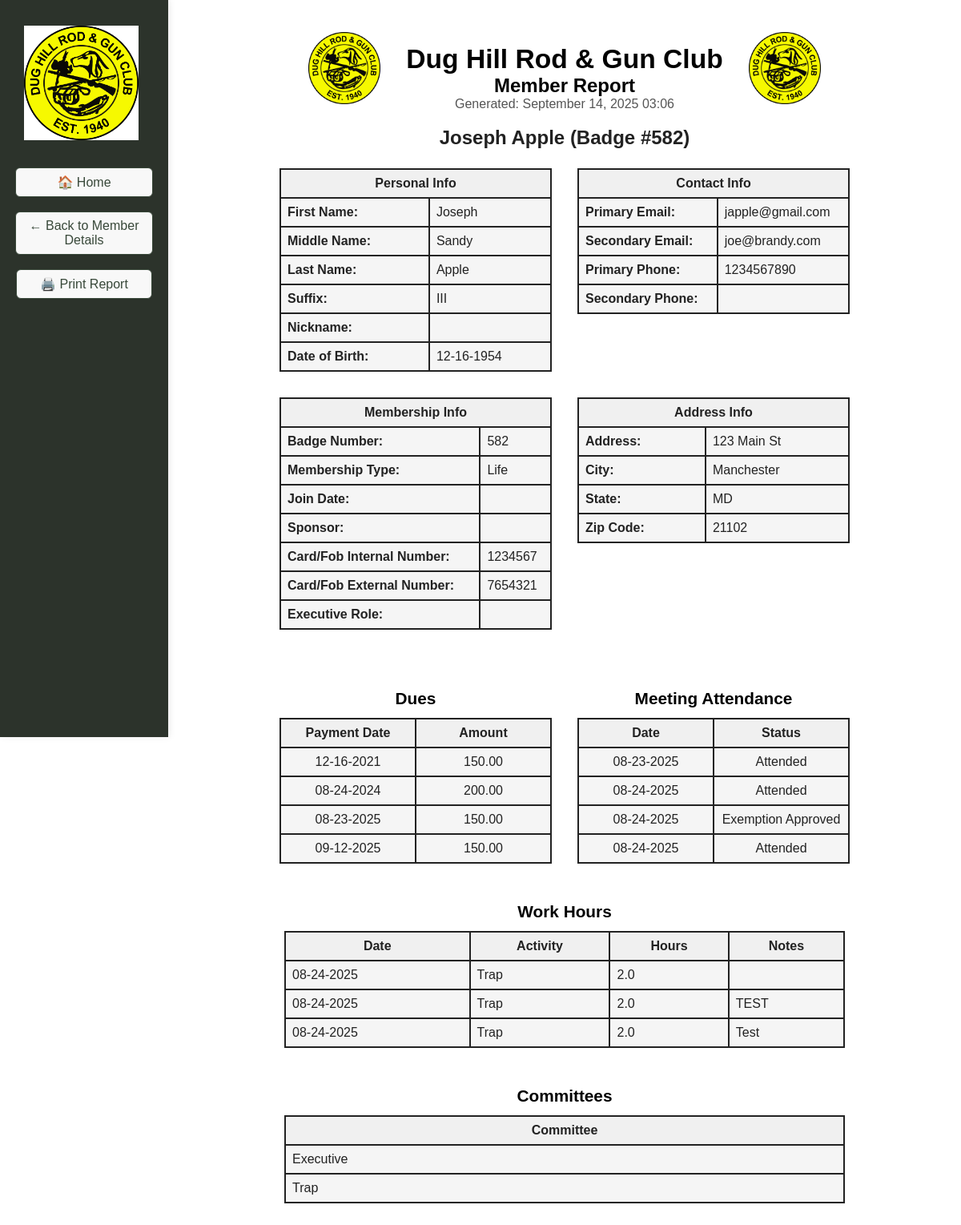
Page /member_report/10007 on the committed database.
### tables this page shows
CREATE TABLE members (
                id INTEGER PRIMARY KEY AUTOINCREMENT,
                badge_number TEXT,
                membership_type TEXT,
                first_name TEXT,
                last_name TEXT,
                dob TEXT,
                email TEXT,
                phone TEXT,
                address TEXT,
                city TEXT,
                state TEXT,
                zip TEXT,
                join_date TEXT,
                email2 TEXT,
                sponsor TEXT,
                card_internal TEXT,
                card_external TEXT,
                deleted INTEGER DEFAULT 0
            , phone2 TEXT, waiver INTEGER DEFAULT 0, middle_name TEXT DEFAULT '', nickname TEXT DEFAULT '', suffix TEXT DEFAULT '', deleted_on TEXT);

CREATE TABLE "dues" (
            id INTEGER PRIMARY KEY AUTOINCREMENT,
            member_id INTEGER,
            payment_date TEXT,
            year TEXT DEFAULT (strftime('%Y','now')),
            amount REAL,
            method TEXT,
            notes TEXT,
            FOREIGN KEY (member_id) REFERENCES members(id) ON DELETE CASCADE
        );

CREATE TABLE meeting_attendance (
            id INTEGER PRIMARY KEY AUTOINCREMENT,
            member_id INTEGER NOT NULL,
            meeting_date TEXT NOT NULL,
            status INTEGER NOT NULL DEFAULT 1,
            notes TEXT,
            FOREIGN KEY (member_id) REFERENCES members(id) ON DELETE CASCADE
        );

CREATE TABLE work_hours (
            id INTEGER PRIMARY KEY,
            member_id INTEGER,
            date TEXT,
            activity TEXT,  -- Renamed column from 'work_type' to 'activity'
            hours REAL,
            notes TEXT
        );

### DH_DB_Webapp/app.py (the view)
@app.route('/member_report/<int:member_id>')
def member_report(member_id):
	member = database.get_member_by_id(member_id)
	if not member:
		return "Member not found", 404
	dues = database.get_dues_by_member(member_id)
	work_hours = database.get_work_hours_by_member(member_id)
	attendance = database.get_meeting_attendance(member_id)
	position = database.get_member_position(member_id)
	committees = database.get_member_committees(member_id)
	import datetime
	now = datetime.datetime.now()
	exclude_keys = {'member id', 'committee id', 'member_id', 'committee_id', 'notes'}
	committee_names = [k for k in committees.keys() if k.lower().replace('_', ' ') not in exclude_keys] if committees else []
	committee_display_names = {k: ' '.join(word.capitalize() for word in k.replace('_', ' ').split()) for k in committee_names}
	activity_display_names = {
		'general_maintenance': 'General Maintenance',
		'event_setup': 'Event Setup',
		'event_cleanup': 'Event Cleanup',
		'fundraising': 'Fundraising',
		'committee_work': 'Committee Work',
		'building_and_grounds': 'Building/Grounds',
		'gun_bingo_social_events': 'Gun Bingo/Social Events',
		'executive_committee': 'Executive',
		'other': 'Other'
	}
	return render_template(
		'member_report.html',
		member=member,
		dues=dues,
		work_hours=work_hours,
		attendance=attendance,
		position=position,
		committees=committees,
		committee_names=committee_names,
		committee_display_names=committee_display_names,
		work_activity_display_names=activity_display_names,
		now=now
	)

### DH_DB_Webapp/app.py (called while the page is built)
def format_mmddyyyy(value):
    if not value:
        return ''
    try:
        from datetime import datetime
        dt = datetime.strptime(value, '%Y-%m-%d')
        return dt.strftime('%m-%d-%Y')
    except Exception:
        return value

### DH_DB_Webapp/database.py (called while the page is built)
def get_connection():
	conn = sqlite3.connect(DB_NAME)
	conn.row_factory = sqlite3.Row
	return conn

def get_member_by_id(member_id):
	conn = get_connection()
	c = conn.cursor()
	c.execute("SELECT * FROM members WHERE id=?", (member_id,))
	row = c.fetchone()
	conn.close()
	return row

def get_dues_by_member(member_id):
	conn = get_connection()
	c = conn.cursor()
	c.execute("SELECT * FROM dues WHERE member_id=? ORDER BY payment_date ASC", (member_id,))
	rows = c.fetchall()
	conn.close()
	return rows

def get_work_hours_by_member(member_id):
	conn = get_connection()
	c = conn.cursor()
	c.execute("SELECT * FROM work_hours WHERE member_id=? ORDER BY date ASC", (member_id,))
	rows = c.fetchall()
	conn.close()
	return rows

def get_meeting_attendance(member_id):
	conn = get_connection()
	c = conn.cursor()
	c.execute("SELECT * FROM meeting_attendance WHERE member_id=? ORDER BY meeting_date ASC", (member_id,))
	rows = c.fetchall()
	conn.close()
	return rows

def get_member_position(member_id):
    conn = get_connection()
    c = conn.cursor()
    c.execute("SELECT * FROM roles WHERE member_id=?", (member_id,))
    row = c.fetchone()
    conn.close()
    return row

def get_member_committees(member_id):
	conn = get_connection()
	c = conn.cursor()
	c.execute("SELECT * FROM committees WHERE member_id=?", (member_id,))
	row = c.fetchone()
	conn.close()
	return dict(row) if row else {}

### DH_DB_Webapp/templates/member_report.html (shortened to what this page needs)
<!DOCTYPE html>
<html>
<head>
</head>
<body style="background:#fff; font-family:Arial, Helvetica, sans-serif; color:#222;">
	<div style="display:flex; flex-direction:row;">
	<div class="side-menu" style="position:fixed; top:0; left:0; height:100vh; width:210px; background-color:#2c332b; display:flex; flex-direction:column; align-items:center; padding-top:120px; z-index:100; box-shadow:2px 0 8px rgba(0,0,0,0.08);">
			<img src="{{ url_for('static', filename='Main_Logo_white_bg.png') }}" alt="Main Logo" style="height:143px; margin-top:-88px; margin-left:-8px; margin-bottom:34px;">
			<a href="{{ url_for('index') }}" style="width:170px; display:inline-block; padding:8px 0; margin-bottom:18px; border-radius:6px; border:1px solid #384839; background-color:#f8f8f8; color:#384839; text-decoration:none; font-weight:normal; box-shadow:0 1px 2px rgba(0,0,0,0.04); text-align:center;">🏠 Home</a>
			<a href="{{ url_for('member_details', member_id=member['id']) }}" style="width:170px; display:inline-block; padding:8px 0; margin-bottom:18px; border-radius:6px; border:1px solid #384839; background-color:#f8f8f8; color:#384839; text-decoration:none; font-weight:normal; box-shadow:0 1px 2px rgba(0,0,0,0.04); text-align:center;">← Back to Member Details</a>
			<button onclick="window.print()" style="width:170px; padding:8px 0; margin-bottom:18px; border-radius:6px; border:1px solid #384839; background-color:#f8f8f8; color:#384839; cursor:pointer; font-size:1em; font-weight:normal; box-shadow:0 1px 2px rgba(0,0,0,0.04);">🖨️ Print Report</button>
		</div>
	<div class="main-content" style="flex:1; margin-left:210px;">
			<div style="display:flex; align-items:center; justify-content:center; margin-top:24px; margin-bottom:8px;">
				<img src="{{ url_for('static', filename='Main_Logo_white_bg.png') }}" alt="Main Logo Left" style="height:90px; margin-right:32px;">
				<div>
					<h1 style="margin-bottom:0; font-size:2.1em; color:#000;">Dug Hill Rod &amp; Gun Club</h1>
					<h2 style="margin-top:0; margin-bottom:0; font-size:1.5em; color:#000;">Member Report</h2>
					<div style="text-align:center; font-size:1em; color:#555; margin-top:0;">Generated: {{ now.strftime('%B %d, %Y %H:%M') }}</div>
				</div>
				<img src="{{ url_for('static', filename='Main_Logo_white_bg.png') }}" alt="Main Logo Right" style="height:90px; margin-left:32px;">
			</div>
				<h2 style="text-align:center; margin-bottom:0;">{{ member['first_name'] }} {{ member['last_name'] }} (Badge #{{ member['badge_number'] }})</h2>
				<div style="height:24px;"></div>
					<div class="section" style="margin-top:0; margin-bottom:24px; display:flex; flex-wrap:wrap; justify-content:center; gap:32px;">
					<div style="flex:1 1 320px; max-width:340px; min-width:260px;">
						<table style="width:100%; max-width:340px;">
						<tr><th colspan="2">Personal Info</th></tr>
						<tr><td><b>First Name:</b></td><td>{{ member['first_name'] }}</td></tr>
						<tr><td><b>Middle Name:</b></td><td>{{ member['middle_name'] }}</td></tr>
						<tr><td><b>Last Name:</b></td><td>{{ member['last_name'] }}</td></tr>
						<tr><td><b>Suffix:</b></td><td>{{ member['suffix'] }}</td></tr>
						<tr><td><b>Nickname:</b></td><td>{{ member['nickname'] }}</td></tr>
						<tr><td><b>Date of Birth:</b></td><td>{{ member['dob']|format_mmddyyyy }}</td></tr>
					</table>
					</div>
					<div style="flex:1 1 320px; max-width:340px; min-width:260px;">
					   <table style="width:100%; max-width:340px;">
						<tr><th colspan="2">Contact Info</th></tr>
						<tr><td><b>Primary Email:</b></td><td>{{ member['email'] }}</td></tr>
						<tr><td><b>Secondary Email:</b></td><td>{{ member['email2'] }}</td></tr>
						<tr><td><b>Primary Phone:</b></td><td>{{ member['phone'] }}</td></tr>
						<tr><td><b>Secondary Phone:</b></td><td>{{ member['phone2'] }}</td></tr>
					</table>
						</div>
					</div>
					<div class="section" style="margin-bottom:24px; display:flex; flex-wrap:wrap; justify-content:center; gap:32px;">
						<div style="flex:1 1 320px; max-width:340px; min-width:260px;">
							<table style="width:100%; max-width:340px;">
						<tr><th colspan="2">Membership Info</th></tr>
						<tr><td><b>Badge Number:</b></td><td>{{ member['badge_number'] }}</td></tr>
						<tr><td><b>Membership Type:</b></td><td>{{ member['membership_type'] }}</td></tr>
						<tr><td><b>Join Date:</b></td><td>{{ member['join_date']|format_mmddyyyy }}</td></tr>
						<tr><td><b>Sponsor:</b></td><td>{{ member['sponsor'] }}</td></tr>
						<tr><td><b>Card/Fob Internal Number:</b></td><td>{{ member['card_internal'] }}</td></tr>
						<tr><td><b>Card/Fob External Number:</b></td><td>{{ member['card_external'] }}</td></tr>
						<tr><td><b>Executive Role:</b></td><td></td></tr>
					</table>
					</div>
					<div style="flex:1 1 320px; max-width:340px; min-width:260px;">
					   <table style="width:100%; max-width:340px;">
						<tr><th colspan="2">Address Info</th></tr>
						<tr><td><b>Address:</b></td><td>{{ member['address'] }}</td></tr>
						<tr><td><b>City:</b></td><td>{{ member['city'] }}</td></tr>
						<tr><td><b>State:</b></td><td>{{ member['state'] }}</td></tr>
						<tr><td><b>Zip Code:</b></td><td>{{ member['zip'] }}</td></tr>
					</table>
		</div>
	   </div>
				</div>
			</div>
	<div class="main-content" style="flex:1; margin-left:210px;">
		<div class="section" style="margin-bottom:48px; display:flex; flex-wrap:wrap; justify-content:center; gap:32px;">
			<div style="flex:1 1 340px; max-width:340px; min-width:260px;">
				<h2 style="text-align:center; margin-bottom:12px; font-size:1.3em; font-weight:bold; color:#000;">Dues</h2>
				<table style="table-layout:fixed; width:340px; margin:auto;">
					<colgroup>
						<col style="width:50%;">
						<col style="width:50%;">
					</colgroup>
					<tr><th style="border:2px solid #222; text-align:center;">Payment Date</th><th style="border:2px solid #222; text-align:center;">Amount</th></tr>
					{% for due in dues %}
					<tr>
						<td style="border:2px solid #222; text-align:center;">{{ due['payment_date']|format_mmddyyyy }}</td>
						<td style="border:2px solid #222; text-align:center;">{{ '%.2f'|format(due['amount']) }}</td>
					</tr>
					{% endfor %}
				</table>
			</div>
			<div style="flex:1 1 340px; max-width:340px; min-width:260px;">
				<h2 style="text-align:center; margin-bottom:12px; font-size:1.3em; font-weight:bold; color:#000;">Meeting Attendance</h2>
				<table style="table-layout:fixed; width:340px; margin:auto;">
					<colgroup>
						<col style="width:50%;">
						<col style="width:50%;">
					</colgroup>
					<tr><th style="border:2px solid #222; text-align:center;">Date</th><th style="border:2px solid #222; text-align:center;">Status</th></tr>
					{% for mtg in attendance %}
					<tr>
						<td style="border:2px solid #222; text-align:center;">{{ mtg['meeting_date']|format_mmddyyyy }}</td>
						<td style="border:2px solid #222; text-align:center;">{{ mtg['status'] }}</td>
					</tr>
					{% endfor %}
				</table>
			</div>
		</div>
		<div class="section" style="margin-bottom:48px;">
		<h2 style="text-align:center; margin-bottom:12px; font-size:1.3em; font-weight:bold; color:#000;">Work Hours</h2>
		<table>
			<tr><th>Date</th><th>Activity</th><th>Hours</th><th>Notes</th></tr>
			{% for wh in work_hours %}
			<tr>
				<td style="border:2px solid #222;">{{ wh['date']|format_mmddyyyy }}</td>
				<td style="border:2px solid #222;">{{ (work_activity_display_names[wh['activity']] if work_activity_display_names and wh['activity'] in work_activity_display_names else wh['activity']).replace('_', ' ').title() }}</td>
				<td style="border:2px solid #222;">{{ wh['hours'] }}</td>
				<td style="border:2px solid #222;">{{ wh['notes'] }}</td>
			</tr>
			{% endfor %}
		</table>
	</div>
		<div class="section" style="margin-bottom:48px;">
			<h2 style="text-align:center; margin-bottom:12px; font-size:1.3em; font-weight:bold; color:#000;">Committees</h2>
			<table>
				<tr><th>Committee</th></tr>
				{% for cname in committee_names|sort %}
				{% if committees[cname]|default(0) == 1 %}
				<tr>
					<td style="border:2px solid #222;">{{ work_activity_display_names[cname] if work_activity_display_names and cname in work_activity_display_names else committee_display_names[cname] }}</td>
				</tr>
				{% endif %}
				{% endfor %}
			</table>
		</div>
	</div>
</body>
</html>

### DH_DB_Webapp/templates/member_report.html (style rules this page uses)
body { background:#fff; font-family:Arial, Helvetica, sans-serif; color:#222; }
h1, h2 { text-align:center; }
table { margin:auto; width:100%; max-width:700px; border-collapse:collapse; background:#f5f5f5; }
th, td { border:2px solid #222; padding:8px; }
th { background:#f0f0f0; }
.section { margin:32px 0 16px 0; }

### rows in the picture
members: first_name "Joseph", last_name "Apple", badge_number "582", middle_name "Sandy", suffix "III", dob "12-16-1954", email "japple@gmail.com", email2 "joe@brandy.com", phone "1234567890", membership_type "Life", card_internal "1234567", card_external "7654321", address "123 Main St", city "Manchester", state "MD", zip "21102"
dues: payment_date "12-16-2021", amount "150.00"
dues: payment_date "08-24-2024", amount "200.00"
dues: payment_date "08-23-2025", amount "150.00"
dues: payment_date "09-12-2025", amount "150.00"
meeting_attendance: meeting_date "08-23-2025", status "Attended"
meeting_attendance: meeting_date "08-24-2025", status "Attended"
meeting_attendance: meeting_date "08-24-2025", status "Exemption Approved"
meeting_attendance: meeting_date "08-24-2025", status "Attended"
work_hours: date "08-24-2025", activity "Trap", hours "2.0"
work_hours: date "08-24-2025", activity "Trap", hours "2.0", notes "TEST"
work_hours: date "08-24-2025", activity "Trap", hours "2.0", notes "Test"
